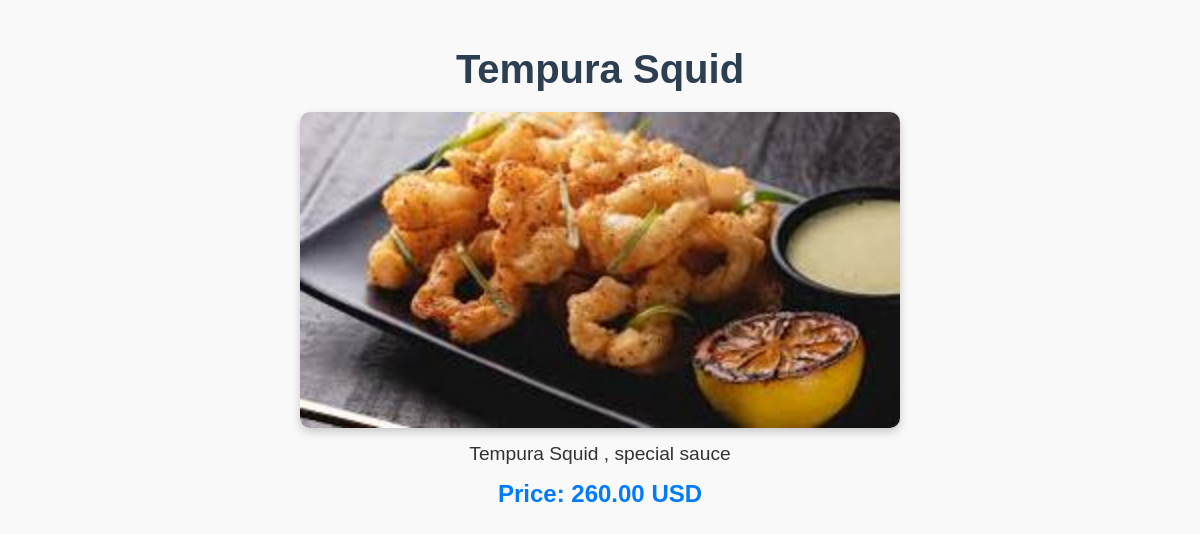
The page /accounts/menu/8/ on the database its author committed.
### accounts/models.py (models this page shows, shortened)
class MenuItem(models.Model):
    CATEGORY_CHOICES = [
        ('starter', 'Starter'),
        ('sushi_roll', 'Sushi Roll'),
        ('main_course', 'Main Course'),
        ('drink', 'Drink'),
    ]
    name = models.CharField(max_length=100)
    description = models.TextField()
    price = models.DecimalField(max_digits=6 , decimal_places=2)
    image = models.ImageField(upload_to='menu_images/' , null=True , blank=True)
    category = models.CharField(max_length=50, choices=CATEGORY_CHOICES , default='starter')

### accounts/views.py (the view)
# urls.py: path('menu/<int:pk>/' , MenuItemDetailView.as_view() , name='menu_detail'),
class MenuItemDetailView(DetailView):
    model = MenuItem
    form_class = MenuItemForm
    template_name = 'menu_detail.html'
    context_object_name = 'menu_items'

### cart/context_processors.py (called while the page is built)
def cart(request):
    return {'cart':Cart(request)}

### templates/menu_detail.html (shortened to what this page needs)
<!DOCTYPE html>
<html lang="en">
<head>
    {% load static %}
    <link rel="stylesheet" href="{% static 'css/menu_detail.css' %}">
</head>
<body>
    <h1>{{ menu_items.name }}</h1>
    <img src="{{ menu_items.image.url }}" alt="{{ menu_items.name }}" class="menu-item-image">
    <p>{{ menu_items.description }}</p>
    <p class="price">Price: {{ menu_items.price }} USD</p>
</body>
</html>

### static/css/menu_detail.css (style rules this page uses)
body { font-family: Arial, sans-serif; background-color: #f9f9f9; margin: 0; padding: 20px; }
h1 { text-align: center; color: #2c3e50; font-size: 2.5rem; margin-bottom: 20px; }
.menu-item-image { display: block; margin: 0 auto; width: 70%; max-width: 600px; height: auto; border-radius: 10px; box-shadow: 0 4px 10px rgba(0, 0, 0, 0.2); }
p { font-size: 1.2rem; color: #333; margin: 15px 0; text-align: center; }
p.price { font-weight: bold; color: #007bff; font-size: 1.5rem; }

### rows shown on the page
MenuItem: name "Tempura Squid", image (picture), description "Tempura Squid , special sauce", price "260.00"
